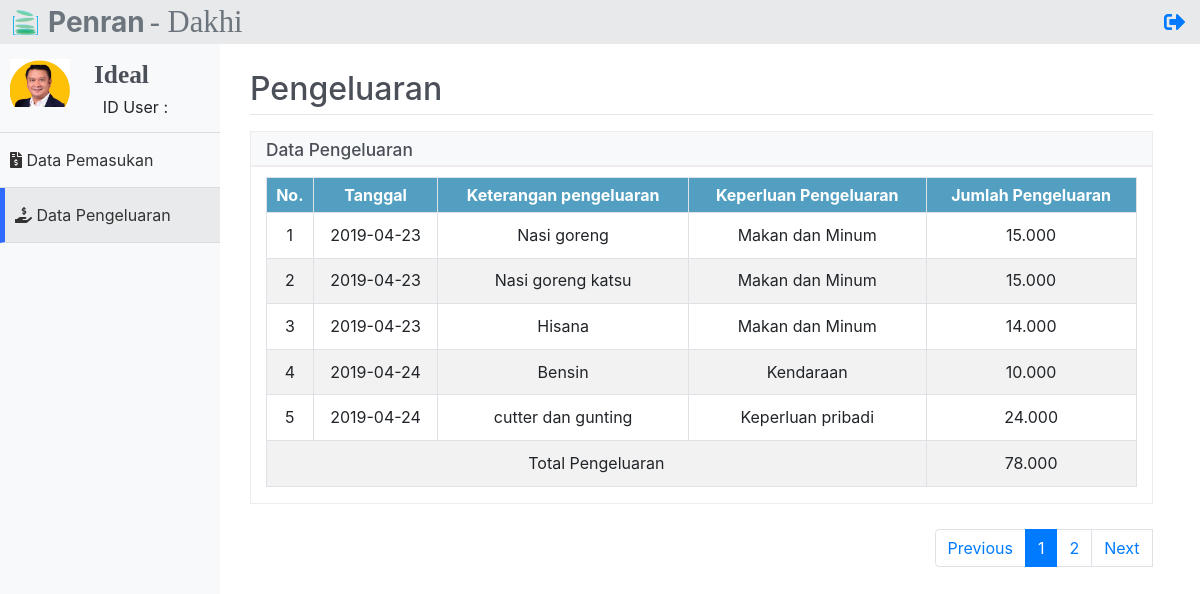
Page /pengeluaranUser.php?username=ideal (signed in) on the committed database.
### tables this page shows
CREATE TABLE `pengeluaran` (
  `id` int(11) NOT NULL AUTO_INCREMENT,
  `tanggal` date NOT NULL,
  `keterangan` varchar(50) NOT NULL,
  `keperluan` varchar(30) NOT NULL,
  `jumlah` varchar(255) NOT NULL,
  `username` varchar(50) NOT NULL,
  PRIMARY KEY (`id`),
  KEY `fk_username_keluar` (`username`),
  CONSTRAINT `fk_username_keluar` FOREIGN KEY (`username`) REFERENCES `users` (`username`) ON DELETE CASCADE ON UPDATE CASCADE
);

### function/functions.php (called while the page is built, shortened)
<?php
$db_host = 'localhost';
$db_user = 'root';
$db_pass = '';
$db_name = 'dompet-qu';
$koneksi = mysqli_connect($db_host, $db_user, $db_pass, $db_name);
function query($query) {
    global $koneksi;
    $result = mysqli_query($koneksi, $query);
    $rows = [];
    while ($row = mysqli_fetch_assoc($result)) {
        $rows[] = $row;
    }
    return $rows;
}
?>

### pengeluaranUser.php (the view, shortened to what this page needs)
<?php
require 'function/functions.php';
$username = $_GET['username'];
$idUser = $_GET['idUser'];
$jumlahTabel = 5;
$jumlahData = count(query("SELECT * FROM pengeluaran WHERE username = '$username'"));
$jumlahHalaman = ceil($jumlahData / $jumlahTabel);
$halamanAktif = (isset($_GET['halaman'])) ? $_GET['halaman'] : 1;
$awalData = ($jumlahTabel * $halamanAktif) - $jumlahTabel;
$pengeluaran = query("SELECT * FROM pengeluaran WHERE username = '$username' LIMIT $awalData, $jumlahTabel");
?>
<!DOCTYPE html>
<html lang="en">
<head>
    <link rel="stylesheet" href="css/bootstrap.css">
    <link rel="stylesheet" href="css/bootstrap.min.css">
    <link rel="stylesheet" href="css/bootstrap-reboot.min.css">
    <link rel="stylesheet" href="https://use.fontawesome.com/releases/v5.6.3/css/all.css"
>
    <link rel="stylesheet" href="css/styler.css?v=1.0">
    <link rel="stylesheet" type="text/css" href="https://cdnjs.cloudflare.com/ajax/libs/sweetalert/1.1.3/sweetalert.min.css">
</head>
<body>
    <div class="header">
        <img src="img/favicon.png" width="25px" height="25px" class="float-left logo-fav">
        <h3 class="text-secondary font-weight-bold float-left logo">Penran</h3>
        <h3 class="text-secondary float-left logo2">- Dakhi</h3>
        <a href="administrator">
            <div class="logout">
                <i class="fas fa-sign-out-alt float-right log"></i>
            </div>
        </a>
    </div>
    <div class="sidebar">
        <nav>
            <ul>
                <li>
                    <img src="img/profile.png" class="img-fluid profile float-left" width="60px">
                    <h5 class="admin"> <?= ucwords(substr($username, 0, 7)) ?></h5>
                    <div class="online">
                        <p class="float-right ontext">ID User : <?= $idUser ?></p>
                    </div>
                </li>
                <a href="pemasukkanUser?username=<?= $username ?>&idUser=<?= $idUser ?>" style="text-decoration: none;">
                <li style="cursor:pointer;">
                    <div>
                        <span><i class="fas fa-file-invoice-dollar"></i></span>
                        <span>Data Pemasukan</span>
                        </div>
                    </li></a>
                <li  class="aktif" style="border-left: 5px solid #306bff; ">
                    <div>
                        <span><i class="fas fa-hand-holding-usd"></i></span>
                        <span>Data Pengeluaran</span>
                    </div>
                </li></a>
            </ul>
        </nav>
    </div>
    <div class="main-content khusus">
        <div class="konten khusus2">
            <div class="konten_dalem khusus3">
                <h2 class="head" style="color: #4b4f58;">Pengeluaran</h2>
                <hr style="margin-top: -2px;">
                <div class="headline">
                    <h5>Data Pengeluaran</h5>
                </div>
                <div class="container" id="container">
                    <div class="row tampil" id="row">
                        <div class="col-md-12">
                            <div class="table-responsive">
                                <table class="table table-sm table-hover table-striped table-bordered">
                                    <tr>
                                        <th>No.</th>
                                        <th>Tanggal</th>
                                        <th>Keterangan pengeluaran</th>
                                        <th>Keperluan Pengeluaran</th>
                                        <th>Jumlah Pengeluaran</th>
                                    </tr>
                                    <?php $i = 1; ?>
                                    <?php foreach ($pengeluaran as $row) : ?>
                                    <tr class="show" id="<?= $row['username'] ?>">
                                        <td> <?= $i ?> </td>
                                        <td data-target="tanggal"><?= htmlspecialchars($row['tanggal']) ?></td>
                                        <td data-target="keterangan"><?= htmlspecialchars($row['keterangan']) ?></td>
                                        <td data-target="keperluan"><?= htmlspecialchars($row['keperluan']) ?></td>
                                        <td data-target="jumlahKeluar"><?= htmlspecialchars($row['jumlah']) ?></td>
                                    </tr>
                                    <?php
                                        $jumlah2[] = $row["jumlah"];
                                        $jumlahConvert = str_replace('.', '', $jumlah2);
                                        $totali = array_sum($jumlahConvert);
                                        $hasilJumlah = number_format($totali, 0, ',', '.');
                                    ?>
                                    <?php $i++ ?>
                                    <?php endforeach; ?>
                                    <?php if(isset($jumlah2) != null) :?>
                                    <tr>
                                        <td colspan="4">Total Pengeluaran</td>
                                        <td id="total" data-target="total"><?= $hasilJumlah ?></td>
                                    </tr>
                                    <?php endif; ?>
                                </table>
                            </div>
                        </div>
                    </div>
                </div>
                    <div class="panel-footer">
                        <nav class="float-right page">
                            <ul class="pagination">
                                <?php if ($halamanAktif > 1) : ?>
                                <li class="page-item">
                                    <a href="?halaman=<?= $halamanAktif - 1 ?>&username=<?= $username ?>&idUser=<?= $idUser ?>" class="page-link">Previous</a>
                                </li>
                                <?php else : ?>
                                <li class="page-item">
                                    <div class="page-link">Previous</div>
                                </li>
                                <?php endif; ?>
                                <?php for ($i = 1; $i <= $jumlahHalaman; $i++) : ?>
                                    <?php if ($i == $halamanAktif) : ?>
                                    <li class="page-item active" aria-current="page">
                                        <a class="page-link" href="?halaman=<?= $i; ?>&username=<?= $username ?>&idUser=<?= $idUser ?>"><?= $i; ?></a>
                                    </li>
                                    <?php else : ?>
                                    <li class="page-item" aria-current="page">
                                        <a class="page-link" href="?halaman=<?= $i; ?>&username=<?= $username ?>&idUser=<?= $idUser ?>"><?= $i; ?></a>
                                    </li>
                                    <?php endif; ?>
                                <?php endfor; ?>
                                <?php if ($halamanAktif < $jumlahHalaman) : ?>
                                <li>
                                    <a href="?halaman=<?= $halamanAktif + 1 ?>&username=<?= $username ?>&idUser=<?= $idUser ?>" class="page-link" href="#">Next</a>
                                </li>
                                <?php else : ?>
                                <li class="page-item">
                                    <div class="page-link">Next</div>
                                </li>
                                <?php endif; ?>
                            </ul>
                        </nav>
                    </div>
            </div>
        </div>
    </div>
</body>
</html>

### css/styler.css (style rules this page uses)
* { padding: 0; margin: 0; box-sizing: border-box; }
html, body { height: 100%; }
.header { position: fixed; height: 44px; width: 100%; background: #e7e9ea; z-index: 4; }
h3.logo { line-height: 44px; margin-left: 10px; }
.logo2 { line-height: 44px; margin-left: 5px; font-size: 23pt; font-family: nyala; }
.logo-fav { margin-left: 13px; margin-top: 10px; }
.sidebar { position: fixed; width: 100%; background: #f8f9fa; height: 100%; z-index: 3; padding-top: 44px; }
.konten_dalem { width: 95%; }
.aktif { background: #e9eaeb; }
span { color: #333; }
.sidebar ul { list-style: none; padding: 0; margin: 0; }
.sidebar ul li { padding: 15px 10px; cursor: pointer; border-bottom: 1px solid rgb(221, 219, 219); }
.sidebar ul li i { color: #333; }
.main-content { padding-top: 50px; }
.log { font-size: 16pt; line-height: 45px; margin-right: 10px; }
.logout { font-family: nyala; font-size: 17pt; line-height: 44px; margin-right: 5px; }
div.konten { margin-left: 50px; margin-top: 20px; }
th { background: #529fc1; color: #fff; padding: 5px; text-align: center; }
td { line-height: 35px; text-align: center; }
.page { margin-top: -5px; }
.container { margin-bottom: 30px; border: 1px solid rgb(238, 236, 236); max-width: 100%; }
.headline { height: 35px; background: #f8f9fa; border: 1px solid rgb(238, 236, 236); }
.headline h5 { font-size: 13pt; line-height: 35px; margin-left: 15px; color: #4b4f58; }
.row { margin-top: 10px; }
.admin { font-size: 19pt; font-weight: bold; font-family: nyala; margin-right: 40px; color: #4b4f58; margin-bottom: 28px; margin-left: 84px; }
.online { font-size: 12pt; margin-right: 42px; }
.ontext { margin-top: -22px; margin-left: 5px; }
.profile { transition: 1.2s; }
@media screen and (min-width: 600px) { .sidebar { width: 80px; } }
@media screen and (min-width: 600px) { .sidebar ul li span:nth-child(2) { display: none; } }
@media screen and (min-width: 600px) { .sidebar ul li { text-align: center; } }
@media screen and (min-width: 600px) { .sidebar ul li i { font-size: 26px; } }
@media screen and (min-width: 600px) { .main-content { margin-left: 80px; } }
@media screen and (min-width: 1000px) { .sidebar { width: 220px; } }
@media screen and (min-width: 1000px) { .sidebar ul li { text-align: left; } }
@media screen and (min-width: 1000px) { .sidebar ul li span:nth-child(2) { display: inline; } }
@media screen and (min-width: 1000px) { .sidebar ul li i { font-size: 16px; } }
@media screen and (min-width: 1000px) { .main-content { margin-left: 200px; } }

### rows in the picture
pengeluaran: tanggal "2019-04-23", keterangan "Nasi goreng", keperluan "Makan dan Minum", jumlah "15.000"
pengeluaran: tanggal "2019-04-23", keterangan "Nasi goreng katsu", keperluan "Makan dan Minum", jumlah "15.000"
pengeluaran: tanggal "2019-04-23", keterangan "Hisana", keperluan "Makan dan Minum", jumlah "14.000"
pengeluaran: tanggal "2019-04-24", keterangan "Bensin", keperluan "Kendaraan", jumlah "10.000"
pengeluaran: tanggal "2019-04-24", keterangan "cutter dan gunting", keperluan "Keperluan pribadi", jumlah "24.000"

### other values in the picture
substr($username, 0, 7) "Ideal"
$hasilJumlah "78.000"
